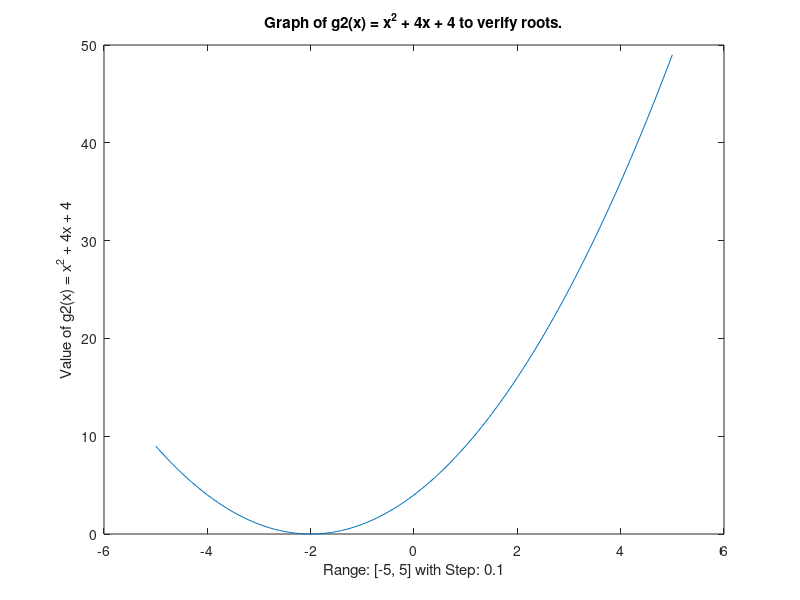
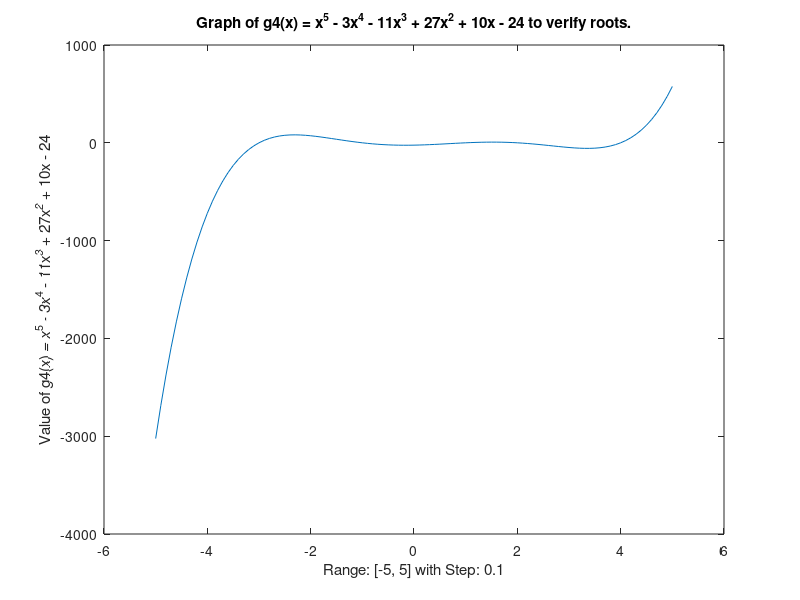
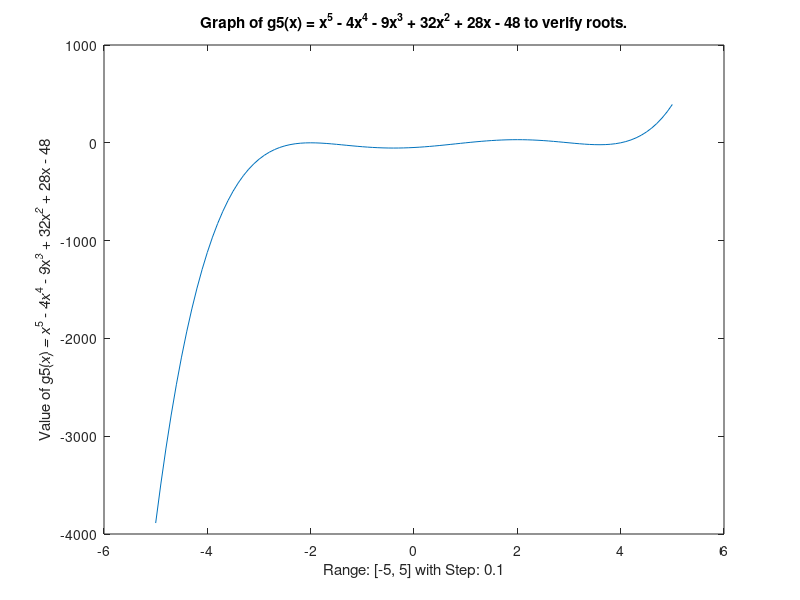
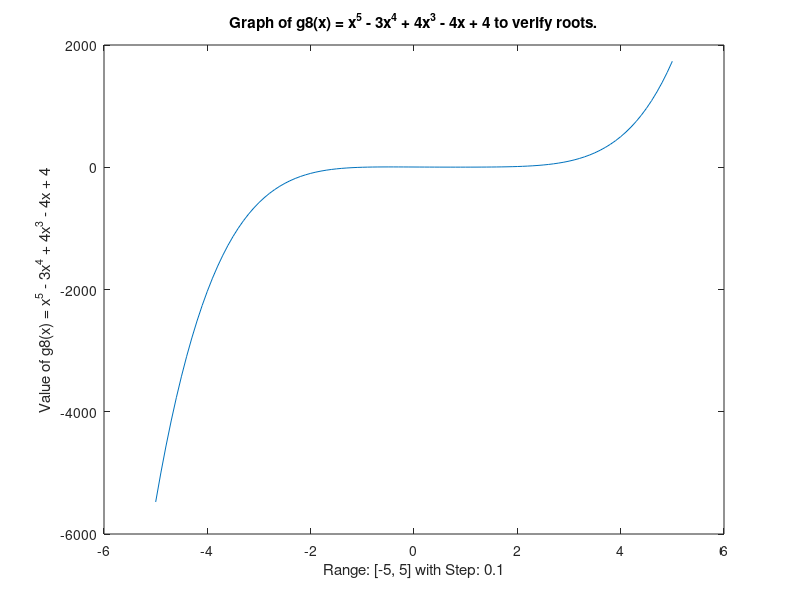

The MATLAB script that drew these images, in order:
% Script File: ch8p08_15s.m
%
% Programmer: Cameron Carroll
% Originally Written: April 26, 2012

% Modifications:
% (None)
%
% Purpose: Exercises 9, 11, 12 and 15. Determine the real roots for given
% polynomials, then plot to verify axis crossing points.

clear; clc;

range = -5:0.1:5;

% Problem 9: g2(x) = x^2 + 4x + 4
g2 = [1 4 4];
disp 'Roots for g(x) = x^2 + 4x + 4:';
fprintf('%g; ', roots(g2));
disp(char(10));
g2_solutions = polyval(g2, range);

figure(1)
plot(range, g2_solutions); 
title('Graph of g2(x) = x^2 + 4x + 4 to verify roots.');
xlabel('Range: [-5, 5] with Step: 0.1');
ylabel('Value of g2(x) = x^2 + 4x + 4');


% Problem 11: g4(x) = x^5 - 3x^4 - 11x^3 + 27x^2 + 10x - 24
g4 = [1 -3 -11 27 10 -24];
disp 'Roots for g4(x) = x^5 - 3x^4 - 11x^3 + 27x^2 + 10x - 24:';
fprintf('%g; ', roots(g4));
disp(char(10));
g4_solutions = polyval(g4, range);

figure(2)
plot(range, g4_solutions); 
title('Graph of g4(x) = x^5 - 3x^4 - 11x^3 + 27x^2 + 10x - 24 to verify roots.');
xlabel('Range: [-5, 5] with Step: 0.1');
ylabel('Value of g4(x) = x^5 - 3x^4 - 11x^3 + 27x^2 + 10x - 24');

% Problem 12: g5(x) = x^5 - 4x^4 - 9x^3 + 32x^2 + 28x - 48
g5 = [1 -4 -9 32 28 -48];
disp 'Roots for g(x) = x^5 - 4x^4 - 9x^3 + 32x^2 + 28x - 48:';
fprintf('%g; ', roots(g5));
disp(char(10));
g5_solutions = polyval(g5, range);

figure(3)
plot(range, g5_solutions); 
title('Graph of g5(x) = x^5 - 4x^4 - 9x^3 + 32x^2 + 28x - 48 to verify roots.');
xlabel('Range: [-5, 5] with Step: 0.1');
ylabel('Value of g5(x) = x^5 - 4x^4 - 9x^3 + 32x^2 + 28x - 48');

% Problem 15: g8(x) = x^5 - 3x^4 + 4x^3 - 4x + 4
g8 = [1 -3 4 0 -4 4];
disp 'Roots for g(x) = x^5 - 3x^4 + 4x^3 - 4x + 4';
fprintf('%g; ', roots(g8));
disp(char(10));
g8_solutions = polyval(g8, range);

figure(4)
plot(range, g8_solutions); 
title('Graph of g8(x) = x^5 - 3x^4 + 4x^3 - 4x + 4 to verify roots.');
xlabel('Range: [-5, 5] with Step: 0.1');
ylabel('Value of g8(x) = x^5 - 3x^4 + 4x^3 - 4x + 4');